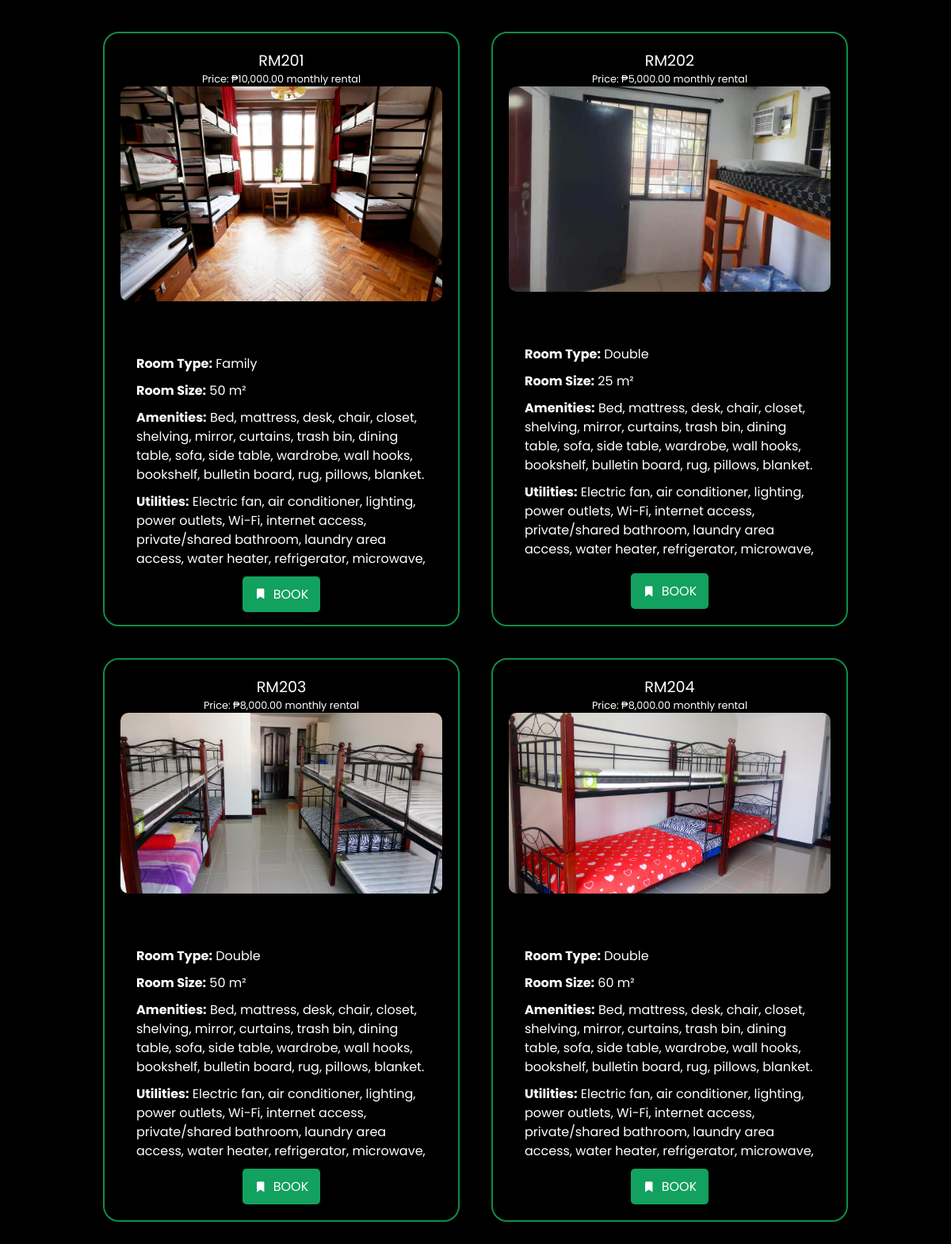
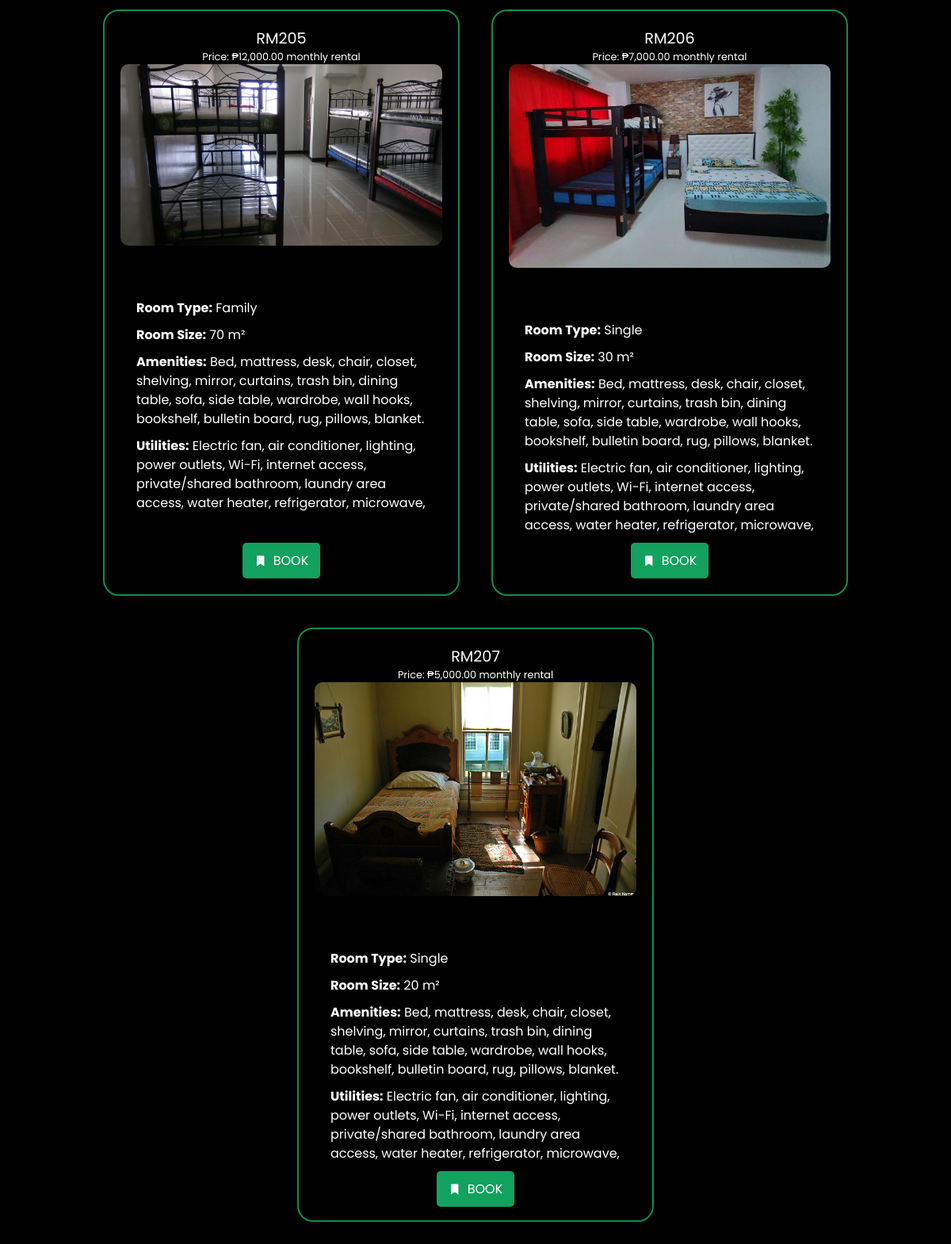
The app's page /ADVERTISEMENT/rooms.php with its own data (2 pictures, top to bottom).
### tables this page shows
CREATE TABLE `room` (
  `room_id` int(20) NOT NULL,
  `room_image` varchar(200) NOT NULL,
  `room_number` varchar(20) NOT NULL,
  `room_type` varchar(20) NOT NULL,
  `room_size` int(100) NOT NULL,
  `room_aminities` text NOT NULL,
  `room_utilities` text NOT NULL,
  `rental_rates` decimal(50,2) NOT NULL,
  `room_payfre` varchar(50) NOT NULL DEFAULT 'Monthly',
  `room_deporate` decimal(50,2) NOT NULL,
  `room_status` varchar(50) NOT NULL
);

### ADVERTISEMENT/CLASESS/RoomFetcher.php (called while the page is built)
<?php
include_once '../DATABASE/dbConnector.php';
class RoomFetcher {
    public static function fetchRooms() {
        global $conn;
        $sql = "SELECT room_number, room_image, rental_rates FROM room WHERE room_status = 'available'";
        $result = $conn->query($sql);
        $rooms = [];
        if ($result->num_rows > 0) {
            while ($row = $result->fetch_assoc()) {
                $rooms[] = $row;
            }
        }
        return $rooms;
    }
    public static function fetchRoomDetails($roomNumber) {
        global $conn;
        $sql = "SELECT room_type, room_size, room_aminities, room_utilities, room_payfre, room_deporate FROM room WHERE room_number = ?";
        $stmt = $conn->prepare($sql);
        $stmt->bind_param("s", $roomNumber);
        $stmt->execute();
        $result = $stmt->get_result();
        if ($result->num_rows > 0) {
            return $result->fetch_assoc();
        }
        return [];
    }
}
?>

### ADVERTISEMENT/rooms.php (the view, shortened to what this page needs)
<?php
include_once '../DATABASE/dbConnector.php';
$isAdmin = false;
?>
<!DOCTYPE html>
<html lang="en">
<head>
    <link rel="stylesheet" href="style.css?v=1.1">
    <link href='https://unpkg.com/boxicons@2.1.4/css/boxicons.min.css' rel='stylesheet'>
</head>
<body>
    <section id="wrapper">
        <div id="room">
        <?php
        include_once 'CLASESS/RoomFetcher.php';
        $rooms = RoomFetcher::fetchRooms();
        foreach ($rooms as $room) {
            $roomDetails = RoomFetcher::fetchRoomDetails($room['room_number']);
            echo '<div class="each-room">';
            echo '<span class="room-number">' . htmlspecialchars($room['room_number']) . '</span>';
            echo '<span class="price">Price: ₱' . number_format($room['rental_rates'], 2) . ' monthly rental</span>';
            echo '<div class="room-image-wrapper">';
            echo '<img src="ADD/uploads/' . htmlspecialchars($room['room_image']) . '" alt="' . htmlspecialchars($room['room_number']) . '" class="room-image" loading="lazy">';
            echo '<div class="room-details">';
            echo '<p><strong>Room Type:</strong> ' . htmlspecialchars($roomDetails['room_type']) . '</p>';
            echo '<p><strong>Room Size:</strong> ' . htmlspecialchars($roomDetails['room_size']) . ' m²</p>';
            echo '<p><strong>Amenities:</strong> ' . htmlspecialchars($roomDetails['room_aminities']) . '</p>';
            echo '<p><strong>Utilities:</strong> ' . htmlspecialchars($roomDetails['room_utilities']) . '</p>';
            echo '</div>';
            echo '</div>';
            echo '<div class="btn">';
            if (!$isAdmin) {
                echo '<a href="register-form.php?room_number=' . urlencode($room['room_number']) . '"> <i class="bx bxs-bookmark-star"></i>BOOK</a>';
            }
            echo '</div>';
            echo '</div>';
        }
        ?>
        </div>
    </section>
</body>
</html>

### ADVERTISEMENT/style.css (style rules this page uses)
html { scroll-behavior: smooth; height: 100%; margin: 0; background-color: black; }
body { height: 100%; margin: 0; font-family: "Poppins", sans-serif; font-optical-sizing: auto; overflow: hidden; color: white; }
* { margin: 0; padding: 0; box-sizing: border-box; }
#wrapper { width: 100vw; max-width: 1920px; min-width: 370px; margin: auto; height: 100vh; background-color: black; overflow: auto; }
#room { display: flex; flex-wrap: wrap; justify-content: center; padding: 20px; max-height: calc(100vh - 100px); overflow-y: auto; }
.each-room { position: relative; display: flex; flex-direction: column; align-items: center; margin: 20px; border: solid 2px #0f8e47; width: 450px; padding: 20px; border-radius: 20px; max-height: 750px; justify-content: space-between; box-sizing: border-box; overflow: hidden; }
.each-room img { width: 100%; height: auto; border-radius: 10px; margin-bottom: 20px; transition: transform 0.3s ease; }
.room-image-wrapper { width: 100%; height: 100%; }
.room-details { padding: 20px; color: white; text-align: left; box-sizing: border-box; margin-top: 10px; max-height: 300px; overflow-y: auto; word-wrap: break-word; overflow-wrap: break-word; white-space: normal; }
.room-details p { margin: 10px 0; color: white; font-size: 1rem; line-height: 1.5; }
.price { color: rgb(204, 51, 51); margin: 0; color: white; font-size: 0.8rem; }
.room-number { font-size: 1.2rem; color: white; }
.each-room span { display: block; }
.btn { padding-top: 10px; display: flex; gap: 10px; }
.btn a { padding: 10px 15px; border-radius: 5px; background-color: #12a15f; color: white; text-decoration: none; transition: background-color 0.3s; display: flex; align-items: center; justify-content: center; }
.btn i { margin-right: 8px; }

### records on screen
room: room_number "RM201", rental_rates "10,000.00", room_image (picture), room_type "Family", room_size "50", room_aminities "Bed, mattress, desk, chair, closet, shelving, mirror, curtains, trash bin, dining table, sofa, side table, wardrobe, wall hooks, bookshelf, bulletin board, rug, pillows, blanket.", room_utilities "Electric fan, air conditioner, lighting, power outlets, Wi-Fi, internet access, private/shared bathroom, laundry area access, water heater, refrigerator, microwave,…"
room: room_number "RM202", rental_rates "5,000.00", room_image (picture), room_type "Double", room_size "25", room_aminities "Bed, mattress, desk, chair, closet, shelving, mirror, curtains, trash bin, dining table, sofa, side table, wardrobe, wall hooks, bookshelf, bulletin board, rug, pillows, blanket.", room_utilities "Electric fan, air conditioner, lighting, power outlets, Wi-Fi, internet access, private/shared bathroom, laundry area access, water heater, refrigerator, microwave,…"
room: room_number "RM203", rental_rates "8,000.00", room_image (picture), room_type "Double", room_size "50", room_aminities "Bed, mattress, desk, chair, closet, shelving, mirror, curtains, trash bin, dining table, sofa, side table, wardrobe, wall hooks, bookshelf, bulletin board, rug, pillows, blanket.", room_utilities "Electric fan, air conditioner, lighting, power outlets, Wi-Fi, internet access, private/shared bathroom, laundry area access, water heater, refrigerator, microwave,…"
room: room_number "RM204", rental_rates "8,000.00", room_image (picture), room_type "Double", room_size "60", room_aminities "Bed, mattress, desk, chair, closet, shelving, mirror, curtains, trash bin, dining table, sofa, side table, wardrobe, wall hooks, bookshelf, bulletin board, rug, pillows, blanket.", room_utilities "Electric fan, air conditioner, lighting, power outlets, Wi-Fi, internet access, private/shared bathroom, laundry area access, water heater, refrigerator, microwave,…"
room: room_number "RM205", rental_rates "12,000.00", room_image (picture), room_type "Family", room_size "70", room_aminities "Bed, mattress, desk, chair, closet, shelving, mirror, curtains, trash bin, dining table, sofa, side table, wardrobe, wall hooks, bookshelf, bulletin board, rug, pillows, blanket.", room_utilities "Electric fan, air conditioner, lighting, power outlets, Wi-Fi, internet access, private/shared bathroom, laundry area access, water heater, refrigerator, microwave,…"
room: room_number "RM206", rental_rates "7,000.00", room_image (picture), room_type "Single", room_size "30", room_aminities "Bed, mattress, desk, chair, closet, shelving, mirror, curtains, trash bin, dining table, sofa, side table, wardrobe, wall hooks, bookshelf, bulletin board, rug, pillows, blanket.", room_utilities "Electric fan, air conditioner, lighting, power outlets, Wi-Fi, internet access, private/shared bathroom, laundry area access, water heater, refrigerator, microwave,…"
room: room_number "RM207", rental_rates "5,000.00", room_image (picture), room_type "Single", room_size "20", room_aminities "Bed, mattress, desk, chair, closet, shelving, mirror, curtains, trash bin, dining table, sofa, side table, wardrobe, wall hooks, bookshelf, bulletin board, rug, pillows, blanket.", room_utilities "Electric fan, air conditioner, lighting, power outlets, Wi-Fi, internet access, private/shared bathroom, laundry area access, water heater, refrigerator, microwave,…"
